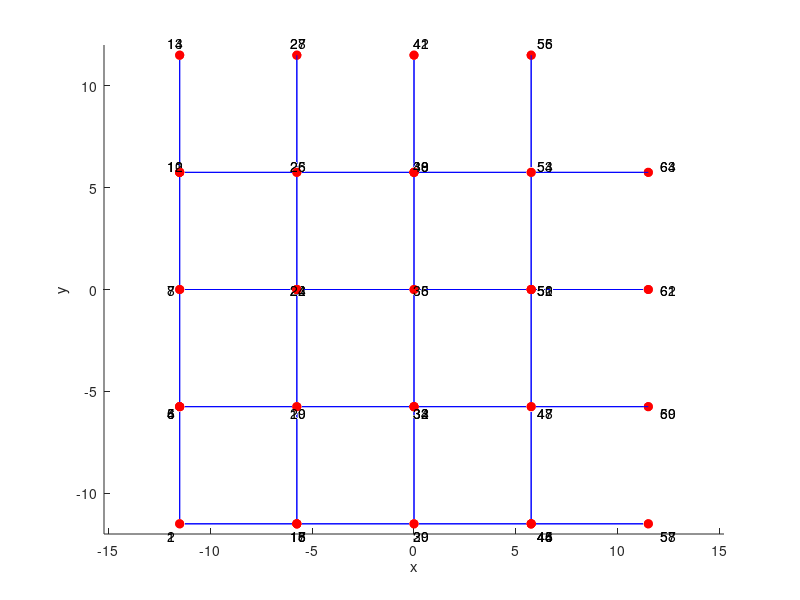
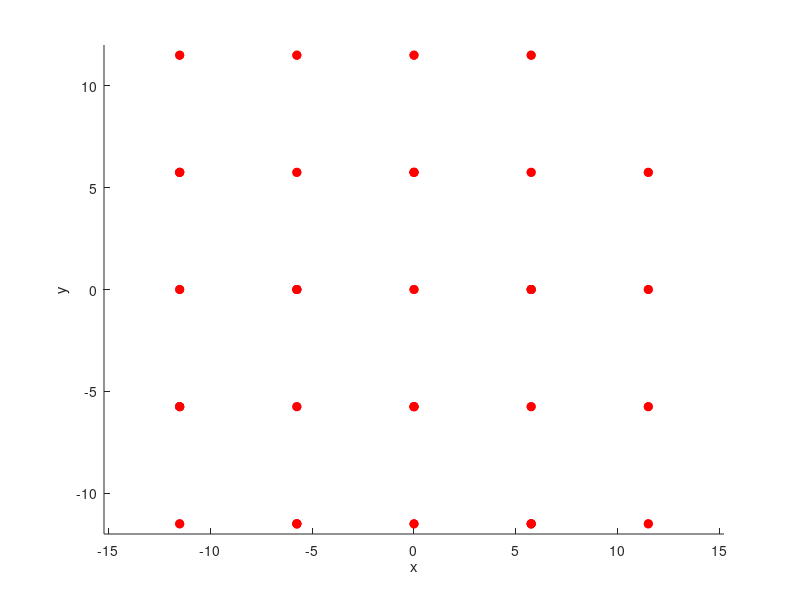

The MATLAB source for these figures, in order:
clear;

%%
% This is the one with the extra struts

H=17.5;
h=5.5;
L=11.5;

%% Setup first system

Latt.Prep.H=H;
Latt.Prep.h=h;
Latt.Prep.L=L;

Latt.Prep.x=[-L -L./2 0 L./2 L].';
Latt.Prep.y=[-L -L./2 0 L./2 L].';
Latt.Prep.z=[-(H-h) -H./2 h-H./2 H./2-h H./2 H-h].';

Latt.Prep.XCoord=zeros(5,5,6);
Latt.Prep.YCoord=zeros(5,5,6);
Latt.Prep.ZCoord=zeros(5,5,6);
Latt.Prep.Phit=false(5,5,6);
Latt.Prep.PMap=zeros(5,5,6);
Latt.Prep.XLType=[2 1 2 1 2].';

Latt.Prep.LayerHit(1).Mp=false(5,6);
Latt.Prep.LayerHit(1).Mp([1 3 5],1)=true;
Latt.Prep.LayerHit(1).Mp([2 4],2)=true;
Latt.Prep.LayerHit(1).Mp([1 3 5],3)=true;
Latt.Prep.LayerHit(1).Mp([1 3 5],4)=true;
Latt.Prep.LayerHit(1).Mp([2 4],5)=true;
Latt.Prep.LayerHit(1).Mp([1 3 5],6)=true;

Latt.Prep.LayerHit(2).Mp=false(5,6);
Latt.Prep.LayerHit(2).Mp([2 4],1)=true;
Latt.Prep.LayerHit(2).Mp([1 3 5],2)=true;
Latt.Prep.LayerHit(2).Mp([2 4],3)=true;
Latt.Prep.LayerHit(2).Mp([2 4],4)=true;
Latt.Prep.LayerHit(2).Mp([1 3 5],5)=true;
Latt.Prep.LayerHit(2).Mp([2 4],6)=true;
Latt.Prep.NodePoints=zeros(74,3);
nNodes=0;

for nx=1:5   
    nType=Latt.Prep.XLType(nx);
    for ny=1:5
        for nz=1:6
            Latt.Prep.XCoord(ny,nx,nz)=Latt.Prep.x(nx);
            Latt.Prep.YCoord(ny,nx,nz)=Latt.Prep.y(ny);
            Latt.Prep.ZCoord(ny,nx,nz)=Latt.Prep.z(nz);
            
            Latt.Prep.Phit(ny,nx,nz)=Latt.Prep.LayerHit(nType).Mp(ny,nz);
            
            if (Latt.Prep.Phit(ny,nx,nz))
                nNodes=nNodes+1;
                Latt.Prep.NodePoints(nNodes,:)=[ny,nx,nz];
                Latt.Prep.PMap(ny,nx,nz)=nNodes;
            end
            
        end
    end
end

%%
Latt.Nodes=zeros(size(Latt.Prep.NodePoints,1),3);
for nNodes=1:size(Latt.Prep.NodePoints,1)
    ny=Latt.Prep.NodePoints(nNodes,1);
    nx=Latt.Prep.NodePoints(nNodes,2);
    nz=Latt.Prep.NodePoints(nNodes,3);
    Latt.Nodes(nNodes,:)=[Latt.Prep.XCoord(ny,nx,nz),...
        Latt.Prep.YCoord(ny,nx,nz),Latt.Prep.ZCoord(ny,nx,nz)];
end

%% Now for Beams
Latt.Prep.Layer(1).Struts=zeros(16,2);
Latt.Prep.Layer(1).ExtraStrut=false(16,1);
Latt.Prep.Layer(1).EdgeStrut=false(16,1);

Latt.Prep.Layer(1).ExtraStrut([8,9])=true;
Latt.Prep.Layer(1).EdgeStrut([3,16])=true;

Latt.Prep.Layer(1).Struts(1,:)=sort([1 6]);
Latt.Prep.Layer(1).Struts(2,:)=sort([2 7]);
Latt.Prep.Layer(1).Struts(3,:)=sort([3 8]);
Latt.Prep.Layer(1).Struts(4,:)=sort([6 4]);
Latt.Prep.Layer(1).Struts(5,:)=sort([4 7]);
Latt.Prep.Layer(1).Struts(6,:)=sort([7 5]);
Latt.Prep.Layer(1).Struts(7,:)=sort([5 8]);
Latt.Prep.Layer(1).Struts(8,:)=sort([4 12]);
Latt.Prep.Layer(1).Struts(9,:)=sort([5 13]);
Latt.Prep.Layer(1).Struts(10,:)=sort([9 12]);
Latt.Prep.Layer(1).Struts(11,:)=sort([10 12]);
Latt.Prep.Layer(1).Struts(12,:)=sort([10 13]);
Latt.Prep.Layer(1).Struts(13,:)=sort([13 11]);
Latt.Prep.Layer(1).Struts(14,:)=sort([9 14]);
Latt.Prep.Layer(1).Struts(15,:)=sort([10 15]);
Latt.Prep.Layer(1).Struts(16,:)=sort([11 16]);

Latt.Prep.Layer(1).ConnectStruts=[4 5 6 7 10 11 12 13];

Latt.Prep.Layer(1).NMap=zeros(16,2);
Latt.Prep.Layer(1).NMap(1,:)=[1,1];
Latt.Prep.Layer(1).NMap(2,:)=[3,1];
Latt.Prep.Layer(1).NMap(3,:)=[5,1];
Latt.Prep.Layer(1).NMap(4,:)=[2,2];
Latt.Prep.Layer(1).NMap(5,:)=[4,2];
Latt.Prep.Layer(1).NMap(6,:)=[1,3];
Latt.Prep.Layer(1).NMap(7,:)=[3,3];
Latt.Prep.Layer(1).NMap(8,:)=[5,3];
Latt.Prep.Layer(1).NMap(9,:)=[1,4];
Latt.Prep.Layer(1).NMap(10,:)=[3,4];
Latt.Prep.Layer(1).NMap(11,:)=[5,4];
Latt.Prep.Layer(1).NMap(12,:)=[2,5];
Latt.Prep.Layer(1).NMap(13,:)=[4,5];
Latt.Prep.Layer(1).NMap(14,:)=[1,6];
Latt.Prep.Layer(1).NMap(15,:)=[3,6];
Latt.Prep.Layer(1).NMap(16,:)=[5,6];



% --
Latt.Prep.Layer(2).Struts=zeros(15,2);
Latt.Prep.Layer(2).ExtraStrut=false(15,1);
Latt.Prep.Layer(2).EdgeStrut=false(15,1);

Latt.Prep.Layer(2).EdgeStrut(9)=true;

Latt.Prep.Layer(2).Struts(1,:)=sort([1 6]);
Latt.Prep.Layer(2).Struts(2,:)=sort([2 7]);
Latt.Prep.Layer(2).Struts(3,:)=sort([3 6]);
Latt.Prep.Layer(2).Struts(4,:)=sort([4 6]);
Latt.Prep.Layer(2).Struts(5,:)=sort([4 7]);
Latt.Prep.Layer(2).Struts(6,:)=sort([5 7]);
Latt.Prep.Layer(2).Struts(7,:)=sort([3 10]);
Latt.Prep.Layer(2).Struts(8,:)=sort([4 11]);
Latt.Prep.Layer(2).Struts(9,:)=sort([5 12]);
Latt.Prep.Layer(2).Struts(10,:)=sort([10 8]);
Latt.Prep.Layer(2).Struts(11,:)=sort([8 11]);
Latt.Prep.Layer(2).Struts(12,:)=sort([11 9]);
Latt.Prep.Layer(2).Struts(13,:)=sort([9 12]);
Latt.Prep.Layer(2).Struts(14,:)=sort([8 13]);
Latt.Prep.Layer(2).Struts(15,:)=sort([9 14]);

Latt.Prep.Layer(2).ConnectStruts=[3 4 5 6 10 11 12 13];

Latt.Prep.Layer(2).NMap=zeros(14,2);
Latt.Prep.Layer(2).NMap(1,:)=[2,1];
Latt.Prep.Layer(2).NMap(2,:)=[4,1];
Latt.Prep.Layer(2).NMap(3,:)=[1,2];
Latt.Prep.Layer(2).NMap(4,:)=[3,2];
Latt.Prep.Layer(2).NMap(5,:)=[5,2];
Latt.Prep.Layer(2).NMap(6,:)=[2,3];
Latt.Prep.Layer(2).NMap(7,:)=[4,3];
Latt.Prep.Layer(2).NMap(8,:)=[2,4];
Latt.Prep.Layer(2).NMap(9,:)=[4,4];
Latt.Prep.Layer(2).NMap(10,:)=[1,5];
Latt.Prep.Layer(2).NMap(11,:)=[3,5];
Latt.Prep.Layer(2).NMap(12,:)=[5,5];
Latt.Prep.Layer(2).NMap(13,:)=[2,6];
Latt.Prep.Layer(2).NMap(14,:)=[4,6];

%%
Latt.Struts=zeros(117,2);
Latt.ExtraStrut=false(117,1);
Latt.EdgeStrut=false(117,1);
nStrut=0;
for nLayer=1:5
   LayerType=Latt.Prep.XLType(nLayer);
   for nS=1:size(Latt.Prep.Layer(LayerType).Struts,1)
       nStrut=nStrut+1;
       p1=Latt.Prep.Layer(LayerType).Struts(nS,1);
       ny=Latt.Prep.Layer(LayerType).NMap(p1,1);
       nz=Latt.Prep.Layer(LayerType).NMap(p1,2);
       P1=Latt.Prep.PMap(ny,nLayer,nz);
       
       p2=Latt.Prep.Layer(LayerType).Struts(nS,2);
       ny=Latt.Prep.Layer(LayerType).NMap(p2,1);
       nz=Latt.Prep.Layer(LayerType).NMap(p2,2);
       P2=Latt.Prep.PMap(ny,nLayer,nz);
       
       Latt.Struts(nStrut,:)=[P1 P2];
       Latt.ExtraStrut(nStrut)=Latt.Prep.Layer(LayerType).ExtraStrut(nS);
       Latt.EdgeStrut(nStrut)=Latt.Prep.Layer(LayerType).EdgeStrut(nS);
       if nLayer==5
           Latt.EdgeStrut(nStrut)=true;
       end
       
   end
end

%%
for nLayer=1:5
   LayerType=Latt.Prep.XLType(nLayer);
   for nS=Latt.Prep.Layer(LayerType).ConnectStruts
       nStrut=nStrut+1;
       p1=Latt.Prep.Layer(LayerType).Struts(nS,1);
       ny=Latt.Prep.Layer(LayerType).NMap(p1,1);
       nz=Latt.Prep.Layer(LayerType).NMap(p1,2);
       P1=Latt.Prep.PMap(nLayer,ny,nz);
       
       p2=Latt.Prep.Layer(LayerType).Struts(nS,2);
       ny=Latt.Prep.Layer(LayerType).NMap(p2,1);
       nz=Latt.Prep.Layer(LayerType).NMap(p2,2);
       P2=Latt.Prep.PMap(nLayer,ny,nz);
       
       Latt.Struts(nStrut,:)=[P1 P2];
       Latt.ExtraStrut(nStrut)=Latt.Prep.Layer(LayerType).ExtraStrut(nS);
%        Latt.EdgeStrut(nStrut)=Latt.Prep.Layer(LayerType).EdgeStrut(nS);
       if nLayer==5
           Latt.EdgeStrut(nStrut)=true;
       end
       
   end
end

removeExtra=true;
removeEdge=true;

Latt.StrutsFull=Latt.Struts;
Latt.NodesFull=Latt.Nodes;

if (removeExtra) && (removeEdge)
    MyKeep=(~Latt.ExtraStrut)&(~Latt.EdgeStrut);
elseif removeExtra
    MyKeep=(~Latt.ExtraStrut);
elseif removeEdge
    MyKeep=(~Latt.EdgeStrut);
else
    MyKeep=true(117,1);
end

Latt.Struts=Latt.Struts(MyKeep,:);


%% Cleanup 
if removeEdge
MyUniqueNode=unique([Latt.Struts(:,1);Latt.Struts(:,2)]);
NodeKeep=false(length(Latt.Nodes),1);
NewNodeNum=zeros(length(Latt.Nodes),1);
NodeKeep(MyUniqueNode)=true;
nNode=0;
    for n1=1:length(NodeKeep)
       if NodeKeep(n1)
           nNode=nNode+1;
           NewNodeNum(n1)=nNode;
       end
    end
Latt.Nodes=Latt.Nodes(NodeKeep,:);

    for n1=1:length(Latt.Struts)
       Latt.Struts(n1,1)=NewNodeNum(Latt.Struts(n1,1));
       Latt.Struts(n1,2)=NewNodeNum(Latt.Struts(n1,2));
    end
end

%%
figure(1);
clf;
hold on;
plot3(Latt.Nodes(:,1),Latt.Nodes(:,2),Latt.Nodes(:,3),'ro','MarkerFaceColor','r');

for n1=1:length(Latt.Nodes)
%    if ~Latt.ExtraStrut(n1)
   XX=Latt.Nodes(n1,1);
   YY=Latt.Nodes(n1,2);
   ZZ=Latt.Nodes(n1,3);
   text(XX.*1.05,YY.*1.05,ZZ.*1.05,num2str(n1));
%    end
end

axis equal;

for n1=1:length(Latt.Struts)
%    if ~Latt.ExtraStrut(n1)
   XX=Latt.Nodes(Latt.Struts(n1,:),1);
   YY=Latt.Nodes(Latt.Struts(n1,:),2);
   ZZ=Latt.Nodes(Latt.Struts(n1,:),3);
   plot3(XX,YY,ZZ,'b-');
%    end
end

xlabel('x');
ylabel('y');
zlabel('z');

%% ------------------------------
% Convert to mesh
% Nodes
for n1=1:length(Latt.Nodes)
   Mesh.Node(n1).N=Latt.Nodes(n1,:).';
end

%%
Pr2.Mt.YM=115e3;
Pr2.Mt.nu=0.33;

Pr2.Ge.r=1.15;
Pr2.Mt.G=Pr2.Mt.YM./(2.*(1+Pr2.Mt.nu));
Pr2.Ge.kappa=6.*(1+Pr2.Mt.nu)./(7+Pr2.Mt.nu);

Pr2.Ge.Jtor=2.*(Pr2.Ge.r.^4)./12;
Pr2.Ge.I=(Pr2.Ge.r.^4)./12;
Pr2.Ge.A=(Pr2.Ge.r.^2);


Pr2.Mt.YS=1119;
Pr2.Mt.rho=(4430./1000).*((1e-3).^3);
Sc(1).Pr=Pr2;
l=26; 

%%
for n1=1:length(Latt.Struts)
   Mesh.Element(n1).Ps=Latt.Struts(n1,:);
   Mesh.Element(n1).Sc=1;
   Mesh.El(n1).Pr=Pr2;
end

Mesh.Prep=Latt.Prep;

save MyMesh Mesh Sc;

figure(10);
clf;
hold on;

for n1=1:length(Mesh.Node)
   x=Mesh.Node(n1).N(1);
   y=Mesh.Node(n1).N(2);
   z=Mesh.Node(n1).N(3);
   plot3(x,y,z,'ro','MarkerFaceColor','r');
end

axis equal;
xlabel('x');
ylabel('y');
zlabel('z');